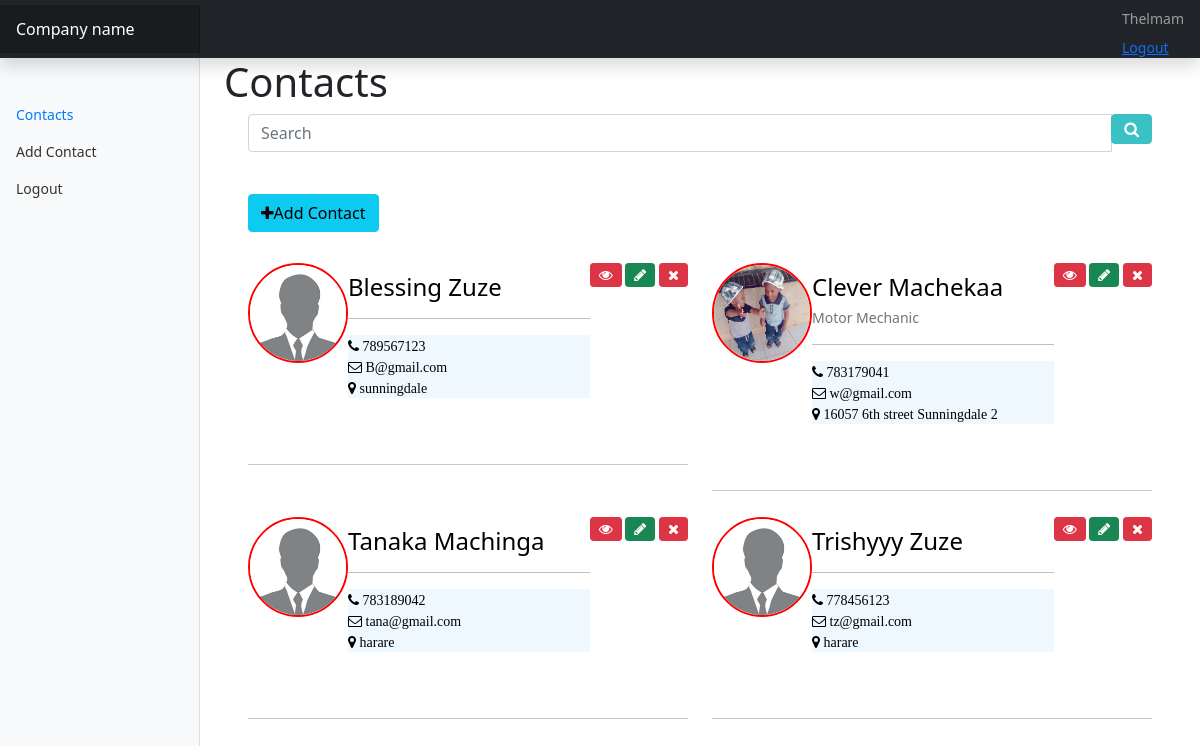
Before: /contacts/ (signed in) with the older database file.
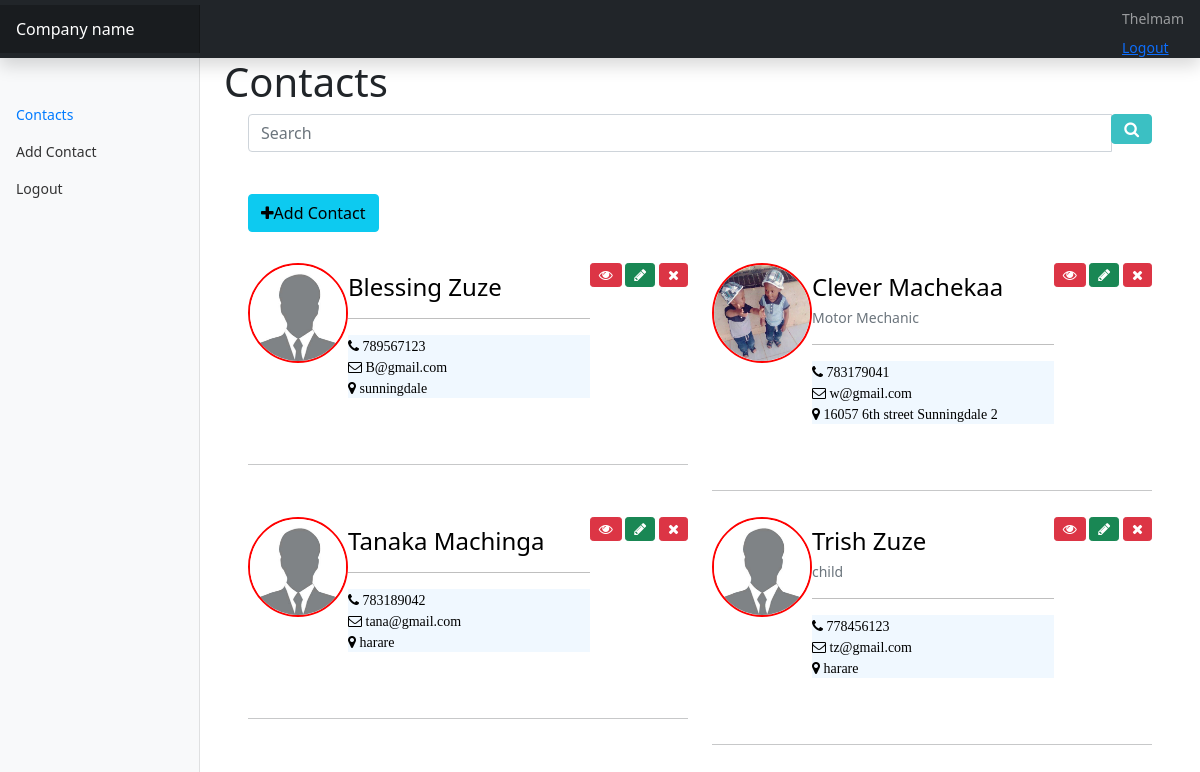
After: the same page with the newer database file.
### main/models.py (models this page shows, shortened)
class contacts(models.Model):
    userid = models.ForeignKey(User,on_delete=models.CASCADE)
    contact_name = models.CharField(max_length=100, blank=True, null=True)
    contact_lastname = models.CharField(max_length=100)
    contact_job = models.CharField(max_length=100,default='')
    contact_email = models.EmailField(max_length=100)
    contact_phone = models.PositiveIntegerField(unique= True)
    contact_address = models.CharField(max_length=100)
    contact_image = models.ImageField(default='default.jpg' ,upload_to ='profile_pics')
    class Meta:
        ordering =['contact_name']
    '''def clean(self):

        if self.contact_address != 'Sunningdale':
            raise ValidationError('we only want sunngindale people')
        return self.clean_data'''

### main/views.py (the view)
# urls.py: path('contacts/',ContactListView.as_view(),name='contacts'),
class ContactListView(LoginRequiredMixin,ListView):
    model = contacts
    template_name = 'main/contacts.html'
    context_object_name = 'contacts'
    paginate_by = 6
    def get_queryset(self,**kwargs):
        queryset = super(ContactListView, self).get_queryset()
        queryset = contacts.objects.filter(userid = self.request.user )
        return queryset

### main/templates/main/contacts.html (shortened to what this page needs)
{% extends "main/base/base.html" %}
{% block content %}
<link href="https://maxcdn.bootstrapcdn.com/font-awesome/4.3.0/css/font-awesome.min.css" rel="stylesheet">
<h1>Contacts</h1>
<form method="get"  action="{% url 'searched-contact' %}" autocomplete="off">
<div class="container bootstrap snippets bootdey">
   <div class="row">
        <div class="col-lg-12">
            <div class="panel panel-default">
                <div class="panel-body p-t-0">
                    <div class="input-group">
                        <input type="text" id="example-input1-group2" name="searchcontact" class="form-control" placeholder="Search">
                        <span class="input-group-btn">
                            <button type="submit" class="btn btn-effect-ripple btn-primary"><i class="fa fa-search"></i></button>
                        </span>
                    </div>
                </div>
            </div>
        </div>
    </div>
</form>
         <div class="clearfix"><br/><br/>
            <a href="{% url 'add-contacts' %}" class="btn btn-info"> <i class="fa fa-Plus"> </i>Add Contact
             </a><br/><br/></div>
<div class="row">
    {% for obj in contacts %}
        <div class="col-sm-6">
            <div class="panel">
                <div class="panel-body p-t-10">
                    <div class="media-main">
                        <a class="pull-left" href="#">
                             <img class="thumb-lg img-circle bx-s" src="{{obj.contact_image.url}}" alt=""
                              style="
                              border-radius:50px;
                              border:2px double red;
                              height:100px;
                              width:100px;
                              ">
                        </a>
                        <div class="pull-right btn-group-sm">
                            <a href="{% url 'view-contact' obj.id %}" class="btn btn-danger tooltips" data-placement="top" data-toggle="tooltip" data-original-title="View">
                                <i class="fa fa-eye"></i>
                            </a>
                            <a href="{% url 'edit-contact' obj.id %}" class="btn btn-success tooltips" data-placement="top" data-toggle="tooltip" data-original-title="Edit">
                                <i class="fa fa-pencil"></i>
                            </a>
                            <a href="{% url 'delete-contact' obj.id %}" class="btn btn-danger tooltips" data-placement="top" data-toggle="tooltip" data-original-title="Delete">
                                <i class="fa fa-close"></i>
                            </a>
                        </div>
                        <div class="info">
                            <h4>{{ obj.contact_name }} {{ obj.contact_lastname }}</h4>
                            <p class="text-muted">{{ obj.contact_job }}</p>
                            <hr/>
                              <ul class="social-links list-inline p-b-10"
                              style="
                              background-color:aliceblue;
                              margin-bottom:50px;
                              ">
                        <li>
                            <i class="fa fa-phone"> {{ obj.contact_phone }}</i>
                        </li>
                        <li>
                          <i class="fa fa-envelope-o"> {{ obj.contact_email }}</i>  </br/>
                        </li>
                        <li>
                           <i class="fa fa-map-marker" aria-hidden="true"> {{ obj.contact_address }}</i>
                        </li>
                    </ul>
                        </div>
                    </div>
                    <hr>
                </div>
            </div>
        </div>
        {% endfor %}
</div>
</div>
{% endblock content %}

### main/templates/main/base/base.html (shortened to what this page needs)
{% load static %}
<html>
<head>
<link rel="stylesheet" type="text/css" href="{% static 'main/css/bootstrap.css' %}">
<link rel="stylesheet" type="text/css" href="{% static 'main/css/bootstrap.min.css' %}">
<link rel="stylesheet" type="text/css" href="{% static 'main/css/header.css' %}">
<link rel="stylesheet" type="text/css" href="{% static 'main/css/icons.css' %}">
<link rel="stylesheet" type="text/css" href="{% static 'main/css/contacts.css' %}">
</head>
<body>
<nav class="navbar navbar-dark sticky-top bg-dark flex-md-nowrap p-0 shadow">
  <a class="navbar-brand col-md-3 col-lg-2 mr-0 px-3" href="#">Company name</a>
  <ul class="navbar-nav px-3">
  	 <li class="nav-item text-nowrap">
      {% if user.is_authenticated %}
      <a class="nav-link" href="#">{{user.username|capfirst }}</a>
    </li>
    <li class="nav-item text-nowrap">
      <a href="{% url 'logout' %}">Logout</a>
    </li>
  </ul>
     {% endif %}
</nav>
<div class="container-fluid">
  <div class="row">
    <nav id="sidebarMenu" class="col-md-3 col-lg-2 d-md-block bg-light sidebar collapse">
      <div class="sidebar-sticky pt-5">
        <ul class="nav flex-column">
          <li class="nav-item">
            <a class="nav-link active" href="{% url 'contacts' %}">
              Contacts
            </a>
          </li>
          <li class="nav-item">
             <a class="nav-link" href="{% url 'add-contacts' %}">
             Add Contact
            </a>
          </li>
          <li class="nav-item">
            <a class="nav-link" href="{% url 'logout' %}">
              Logout
            </a>
          </li>
        </ul>
      </div>
    </nav>
    <main role="main" class="col-md-9 ms-sm-auto col-lg-10 px-md-4">
      {% block content %}
      {% endblock content %}
  </div>
</body>
</html>

### main/static/main/css/header.css (style rules this page uses)
body { font-size: .875rem; }
.sidebar { position: fixed; top: 0; bottom: 0; left: 0; z-index: 100; padding: 48px 0 0; box-shadow: inset -1px 0 0 rgba(0, 0, 0, .1); }
.sidebar-sticky { position: relative; top: 0; height: calc(100vh - 48px); padding-top: .5rem; overflow-x: hidden; overflow-y: auto; }
.sidebar .nav-link { font-weight: 500; color: #333; }
.sidebar .nav-link.active { color: #007bff; }
.navbar-brand { padding-top: .75rem; padding-bottom: .75rem; font-size: 1rem; background-color: rgba(0, 0, 0, .25); box-shadow: inset -1px 0 0 rgba(0, 0, 0, .25); }

### main/static/main/css/contacts.css (style rules this page uses)
.btn-primary, .btn-primary:hover, .btn-primary:focus, .btn-primary:active, .btn-primary.active, .btn-primary.focus, .btn-primary:active, .btn-primary:focus, .btn-primary:hover, .open>.dropdown-toggle.btn-primary { background-color: #3bc0c3; border: 1px solid #3bc0c3; }
.p-t-10 { padding-top: 10px !important; }
.media-main a.pull-left { width: 100px; }
.thumb-lg { height: 84px; width: 84px; }
.media-main .info { overflow: hidden; color: #000; }
.media-main .info h4 { padding-top: 10px; margin-bottom: 5px; }

Changed rows visible on the page:
changed contacts "tz@gmail.com": contact_name "Trishyyy" → "Trish"; contact_job (not shown) → "child"
